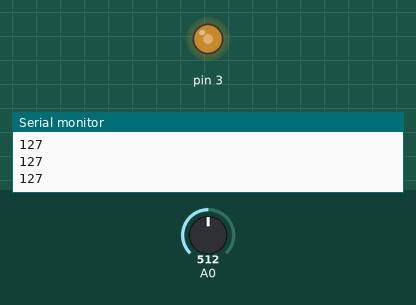
Simulated run of this sketch. Board: Arduino Uno, built with avr-gcc and run on an emulated ATmega328P. Shown: output pins drawn as LEDs (lit = HIGH), the last lines printed to the serial monitor. The test bench sets the inputs (shaded band); at power-on: A0 = 512.

Above: at 1.2 s.
1.3 s: A0 set to 716
At 2.4 s:
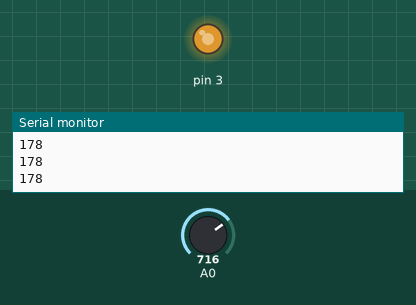
2.8 s: A0 set to 900
At 3.7 s:
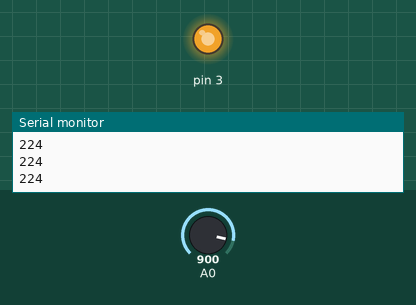
4.3 s: A0 set to 122
At 5.1 s:
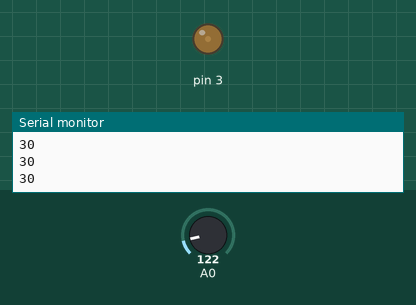
5.8 s: A0 set to 0
At 6.4 s:
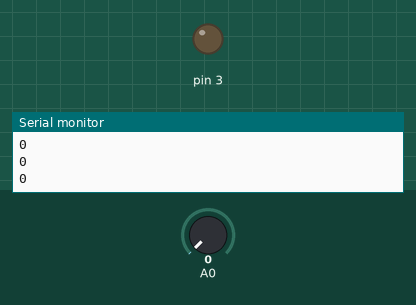
7.3 s: A0 set to 511
At 7.6 s:
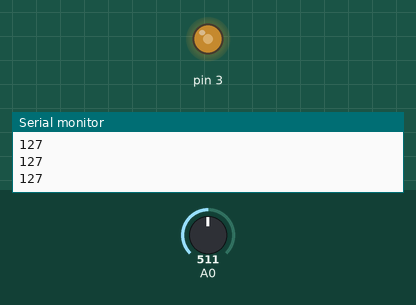
Timing chart, 0 to 9.8 s (numbered marks = the images above; inputs shaded):
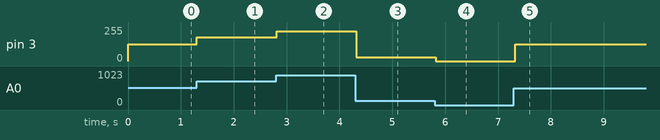

Measured:
- after the input at 1.3 s, pin 3: 127/255 → 178/255 at once
- after the input at 2.8 s, pin 3: 178/255 → 224/255 at once
- after the input at 4.3 s, pin 3: 224/255 → 30/255 at once
- after the input at 5.8 s, pin 3: 30/255 → 0/255 at once
- after the input at 7.3 s, pin 3: 0/255 → 127/255 at once

The sketch:

sketch_jun29a.ino
```cpp
int valor;
void setup() {
Serial.begin(9600);
pinMode(3,OUTPUT);
}

void loop() {
valor =analogRead(A0);//700
valor=map(valor,0,1023,0,255);
Serial.println(valor);
analogWrite(3,valor);
delay(100);
}
```
